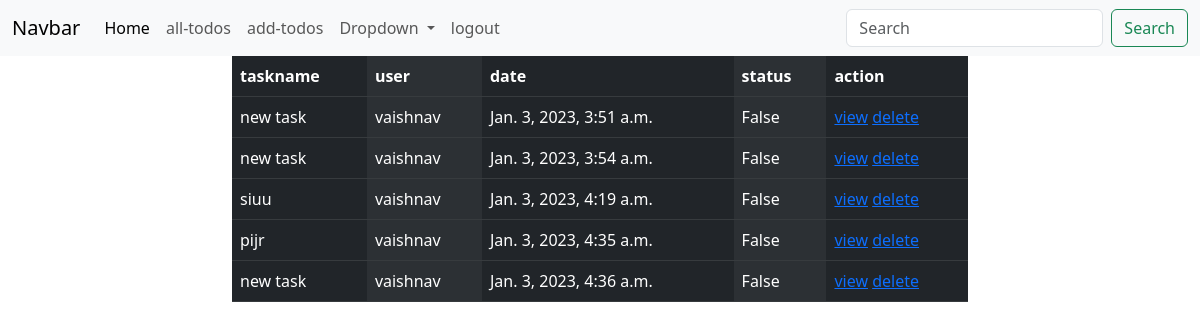
The app's page /task/all (signed in), older data.
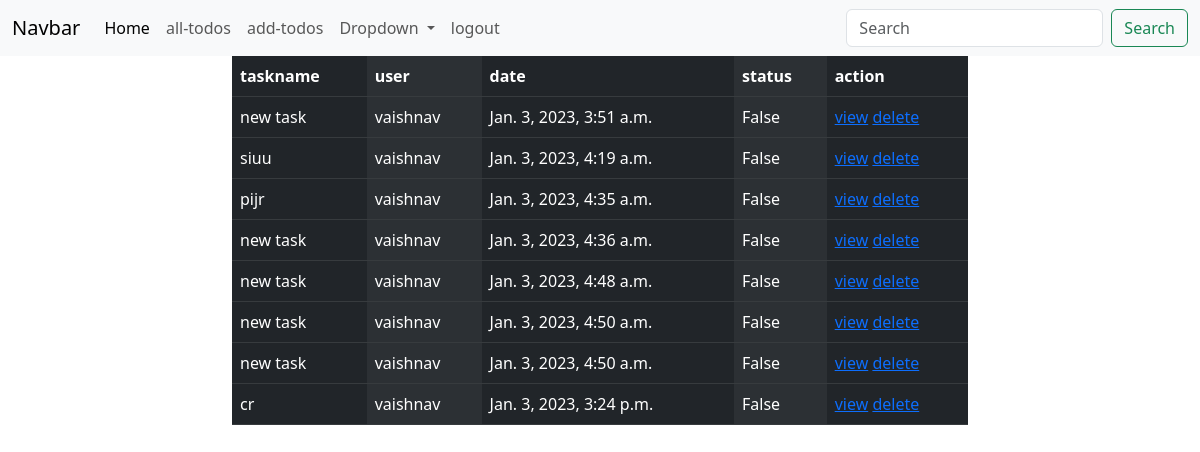
The same page, newer data.
### task/models.py (models this page shows, shortened)
class Task(models.Model):
    task_name=models.CharField(max_length=200)
    created_date=models.DateTimeField(auto_now_add=True)
    status=models.BooleanField(default=False)
    user=models.ForeignKey(User,on_delete=models.CASCADE)

### task/views.py (the view)
# urls.py: path("task/all",views.TaskListView.as_view(),name="task-list"),
@method_decorator(signin_required,name="dispatch")
class TaskListView(ListView):
    model=Task
    template_name="task-list.html"
    context_object_name="todos"
    def get_queryset(self):
        return Task.objects.filter(user=self.request.user)

### task/views.py (called while the page is built)
def signin_required(fn):
    def wrapper(request,*args,**kwargs):
        if not request.user.is_authenticated:
            messages.error(request,"you must login")
            return redirect("signin")
        else:
            return fn(request,*args,**kwargs)
    return wrapper

### task/templates/task-list.html (shortened to what this page needs)
{%extends 'base.html'%}
{%block body%}
<div class="container">
  <div class="row">
      <div class="col-2"></div>
      <div class="col-8">
          <table class="table table-dark table-striped-columns">
            <tr>
              <th>taskname</th>
              <th>user</th>
              <th>date</th>
              <th>status</th>
              <th>action</th>
            </tr>
            {%for t in todos%}
            <tr>
              <td>{{t.task_name}}</td>
              <td>{{t.user}}</td>
              <td>{{t.created_date}}</td>
              <td>{{t.status}}</td>
              <td>
                  <a href="{%url 'task-detail' t.id%}">view</a>
                  <a href="{%url 'task-delete' t.id%}">delete</a>
              </td>
            </tr>
            {%endfor%}
          </table>
      </div>
      <div class="col-2"></div>
  </div>
</div>
{%endblock%}

### task/templates/base.html (shortened to what this page needs)
<!DOCTYPE html>
<html lang="en">
<head>
    <link href="https://cdn.jsdelivr.net/npm/bootstrap@5.3.0-alpha1/dist/css/bootstrap.min.css" rel="stylesheet">
</head>
<body>
    <nav class="navbar navbar-expand-lg bg-body-tertiary ">
        <div class="container-fluid">
          <a class="navbar-brand" href="#">Navbar</a>
          <div class="collapse navbar-collapse" id="navbarSupportedContent">
            <ul class="navbar-nav me-auto mb-2 mb-lg-0">
              <li class="nav-item">
                <a class="nav-link active" aria-current="page" href="{%url 'home'%}">Home</a>
              </li>
              <li class="nav-item">
                <a class="nav-link" href="{%url 'task-list'%}">all-todos</a>
              </li>
              <a class="nav-link" href="{%url 'task-create'%}">add-todos</a>
              <li class="nav-item dropdown">
                <a class="nav-link dropdown-toggle" href="#" role="button" data-bs-toggle="dropdown" aria-expanded="false">
                  Dropdown
                </a>
              </li>
              <li class="nav-item">
                <a class="nav-link" href="{%url 'signout'%}">logout</a>
              </li>
            </ul>
            <form class="d-flex" role="search">
              <input class="form-control me-2" type="search" placeholder="Search" aria-label="Search">
              <button class="btn btn-outline-success" type="submit">Search</button>
            </form>
          </div>
        </div>
      </nav>
      {%block body%}
      {%endblock%}
</body>
</html>

Row changes from the older to the newer data that the page shows:
removed Task: task_name "new task", user "vaishnav", created_date "Jan. 3, 2023, 3:54 a.m.", status "False"
added Task: task_name "new task", user "vaishnav", created_date "Jan. 3, 2023, 4:48 a.m.", status "False"
added Task: task_name "new task", user "vaishnav", created_date "Jan. 3, 2023, 4:50 a.m.", status "False"
added Task: task_name "new task", user "vaishnav", created_date "Jan. 3, 2023, 4:50 a.m.", status "False"
added Task: task_name "cr", user "vaishnav", created_date "Jan. 3, 2023, 3:24 p.m.", status "False"
